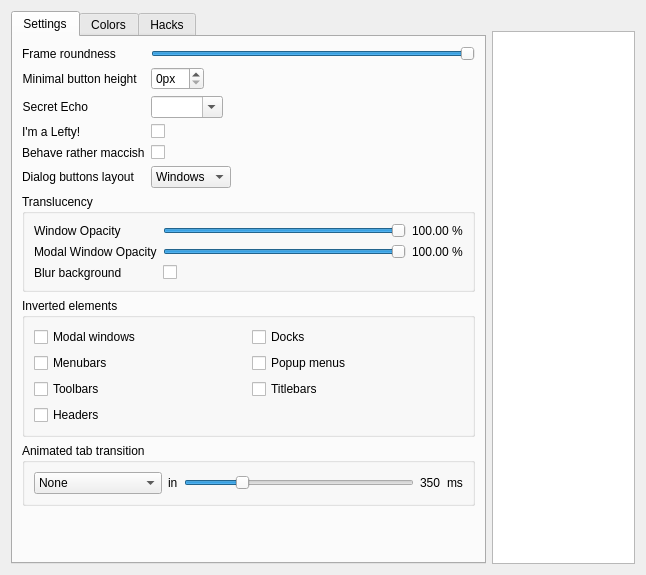
<?xml version="1.0" encoding="UTF-8"?>
<ui version="4.0">
 <class>Config</class>
 <widget class="QWidget" name="Config">
  <property name="geometry">
   <rect>
    <x>0</x>
    <y>0</y>
    <width>646</width>
    <height>575</height>
   </rect>
  </property>
  <property name="sizePolicy">
   <sizepolicy hsizetype="Preferred" vsizetype="Preferred">
    <horstretch>0</horstretch>
    <verstretch>0</verstretch>
   </sizepolicy>
  </property>
  <property name="baseSize">
   <size>
    <width>0</width>
    <height>0</height>
   </size>
  </property>
  <property name="windowTitle">
   <string>Bespin Configuration</string>
  </property>
  <layout class="QHBoxLayout" name="horizontalLayout">
   <item>
    <widget class="QTabWidget" name="tabWidget">
     <property name="currentIndex">
      <number>0</number>
     </property>
     <widget class="QWidget" name="settings">
      <attribute name="title">
       <string>Settings</string>
      </attribute>
      <layout class="QVBoxLayout" name="verticalLayout_3">
       <item>
        <layout class="QFormLayout" name="formLayout_2">
         <property name="fieldGrowthPolicy">
          <enum>QFormLayout::ExpandingFieldsGrow</enum>
         </property>
         <item row="0" column="0">
          <widget class="QLabel" name="label_63">
           <property name="text">
            <string>Frame roundness</string>
           </property>
          </widget>
         </item>
         <item row="0" column="1">
          <widget class="QSlider" name="roundness">
           <property name="maximum">
            <number>40</number>
           </property>
           <property name="pageStep">
            <number>4</number>
           </property>
           <property name="value">
            <number>40</number>
           </property>
           <property name="sliderPosition">
            <number>40</number>
           </property>
           <property name="orientation">
            <enum>Qt::Horizontal</enum>
           </property>
          </widget>
         </item>
         <item row="1" column="0">
          <widget class="QLabel" name="label_41">
           <property name="text">
            <string>Minimal button height </string>
           </property>
           <property name="alignment">
            <set>Qt::AlignRight|Qt::AlignTrailing|Qt::AlignVCenter</set>
           </property>
          </widget>
         </item>
         <item row="1" column="1">
          <widget class="QSpinBox" name="btnMinHeight">
           <property name="suffix">
            <string>px</string>
           </property>
          </widget>
         </item>
         <item row="2" column="0">
          <widget class="QLabel" name="label_17">
           <property name="font">
            <font>
             <weight>50</weight>
             <bold>false</bold>
            </font>
           </property>
           <property name="text">
            <string>Secret Echo</string>
           </property>
           <property name="alignment">
            <set>Qt::AlignRight|Qt::AlignTrailing|Qt::AlignVCenter</set>
           </property>
          </widget>
         </item>
         <item row="2" column="1">
          <widget class="QComboBox" name="pwEchoChar">
           <property name="sizePolicy">
            <sizepolicy hsizetype="Preferred" vsizetype="Fixed">
             <horstretch>0</horstretch>
             <verstretch>0</verstretch>
            </sizepolicy>
           </property>
           <property name="minimumSize">
            <size>
             <width>40</width>
             <height>0</height>
            </size>
           </property>
           <property name="editable">
            <bool>true</bool>
           </property>
           <property name="frame">
            <bool>true</bool>
           </property>
          </widget>
         </item>
         <item row="3" column="0">
          <widget class="QLabel" name="label_54">
           <property name="text">
            <string>I'm a Lefty!</string>
           </property>
          </widget>
         </item>
         <item row="3" column="1">
          <widget class="QCheckBox" name="leftHanded">
           <property name="font">
            <font>
             <weight>50</weight>
             <bold>false</bold>
            </font>
           </property>
           <property name="text">
            <string/>
           </property>
          </widget>
         </item>
         <item row="4" column="0">
          <widget class="QLabel" name="label_53">
           <property name="text">
            <string>Behave rather maccish</string>
           </property>
          </widget>
         </item>
         <item row="4" column="1">
          <widget class="QCheckBox" name="macStyle">
           <property name="font">
            <font>
             <weight>50</weight>
             <bold>false</bold>
            </font>
           </property>
           <property name="text">
            <string/>
           </property>
          </widget>
         </item>
         <item row="5" column="0">
          <widget class="QLabel" name="label_38">
           <property name="text">
            <string>Dialog buttons layout</string>
           </property>
          </widget>
         </item>
         <item row="5" column="1">
          <widget class="QComboBox" name="dialogBtnLayout">
           <item>
            <property name="text">
             <string>Windows</string>
            </property>
           </item>
           <item>
            <property name="text">
             <string>OS X</string>
            </property>
           </item>
           <item>
            <property name="text">
             <string>KDE</string>
            </property>
           </item>
           <item>
            <property name="text">
             <string>Gnome</string>
            </property>
           </item>
          </widget>
         </item>
        </layout>
       </item>
       <item>
        <widget class="QGroupBox" name="groupBox_2">
         <property name="title">
          <string>Translucency</string>
         </property>
         <layout class="QFormLayout" name="formLayout">
          <property name="fieldGrowthPolicy">
           <enum>QFormLayout::ExpandingFieldsGrow</enum>
          </property>
          <item row="0" column="0">
           <widget class="QLabel" name="label">
            <property name="text">
             <string>Window Opacity</string>
            </property>
           </widget>
          </item>
          <item row="0" column="1">
           <layout class="QHBoxLayout" name="horizontalLayout_2">
            <item>
             <widget class="QSlider" name="windowOpacity">
              <property name="minimum">
               <number>100</number>
              </property>
              <property name="maximum">
               <number>255</number>
              </property>
              <property name="singleStep">
               <number>10</number>
              </property>
              <property name="value">
               <number>255</number>
              </property>
              <property name="orientation">
               <enum>Qt::Horizontal</enum>
              </property>
             </widget>
            </item>
            <item>
             <widget class="QLabel" name="windowOpacityLabel">
              <property name="text">
               <string>100.00 %</string>
              </property>
             </widget>
            </item>
           </layout>
          </item>
          <item row="1" column="0">
           <widget class="QLabel" name="label_34">
            <property name="text">
             <string>Modal Window Opacity</string>
            </property>
           </widget>
          </item>
          <item row="1" column="1">
           <layout class="QHBoxLayout" name="_2">
            <item>
             <widget class="QSlider" name="modalOpacity">
              <property name="minimum">
               <number>100</number>
              </property>
              <property name="maximum">
               <number>255</number>
              </property>
              <property name="singleStep">
               <number>10</number>
              </property>
              <property name="value">
               <number>255</number>
              </property>
              <property name="orientation">
               <enum>Qt::Horizontal</enum>
              </property>
             </widget>
            </item>
            <item>
             <widget class="QLabel" name="modalOpacityLabel">
              <property name="text">
               <string>100.00 %</string>
              </property>
             </widget>
            </item>
           </layout>
          </item>
          <item row="2" column="0">
           <widget class="QLabel" name="label_3">
            <property name="text">
             <string>Blur background</string>
            </property>
           </widget>
          </item>
          <item row="2" column="1">
           <widget class="QCheckBox" name="blurTranslucent">
            <property name="text">
             <string/>
            </property>
           </widget>
          </item>
         </layout>
        </widget>
       </item>
       <item>
        <widget class="QGroupBox" name="groupBox">
         <property name="title">
          <string>Inverted elements</string>
         </property>
         <layout class="QGridLayout" name="gridLayout">
          <item row="0" column="0">
           <widget class="QCheckBox" name="invertModals">
            <property name="text">
             <string>Modal windows</string>
            </property>
           </widget>
          </item>
          <item row="0" column="1">
           <widget class="QCheckBox" name="invertDocks">
            <property name="text">
             <string>Docks</string>
            </property>
           </widget>
          </item>
          <item row="1" column="0">
           <widget class="QCheckBox" name="invertMenubars">
            <property name="text">
             <string>Menubars</string>
            </property>
           </widget>
          </item>
          <item row="1" column="1">
           <widget class="QCheckBox" name="invertPopups">
            <property name="text">
             <string>Popup menus</string>
            </property>
           </widget>
          </item>
          <item row="2" column="0">
           <widget class="QCheckBox" name="invertToolbars">
            <property name="text">
             <string>Toolbars</string>
            </property>
           </widget>
          </item>
          <item row="2" column="1">
           <widget class="QCheckBox" name="invertTitlebars">
            <property name="text">
             <string>Titlebars</string>
            </property>
           </widget>
          </item>
          <item row="3" column="0">
           <widget class="QCheckBox" name="invertHeaders">
            <property name="text">
             <string>Headers</string>
            </property>
           </widget>
          </item>
         </layout>
        </widget>
       </item>
       <item>
        <widget class="QGroupBox" name="tabTransitionGroup">
         <property name="title">
          <string>Animated tab transition</string>
         </property>
         <property name="flat">
          <bool>true</bool>
         </property>
         <layout class="QGridLayout" name="gridLayout_5">
          <item row="0" column="0">
           <widget class="QComboBox" name="tabTransition">
            <property name="sizePolicy">
             <sizepolicy hsizetype="MinimumExpanding" vsizetype="Fixed">
              <horstretch>0</horstretch>
              <verstretch>0</verstretch>
             </sizepolicy>
            </property>
            <item>
             <property name="text">
              <string>None</string>
             </property>
            </item>
            <item>
             <property name="text">
              <string>Scanline blend</string>
             </property>
            </item>
            <item>
             <property name="text">
              <string>Slide in</string>
             </property>
            </item>
            <item>
             <property name="text">
              <string>Slide out</string>
             </property>
            </item>
            <item>
             <property name="text">
              <string>Roll in</string>
             </property>
            </item>
            <item>
             <property name="text">
              <string>Roll out</string>
             </property>
            </item>
            <item>
             <property name="text">
              <string>Open vertically</string>
             </property>
            </item>
            <item>
             <property name="text">
              <string>Close vertically</string>
             </property>
            </item>
            <item>
             <property name="text">
              <string>Open horizontally</string>
             </property>
            </item>
            <item>
             <property name="text">
              <string>Close horizontally</string>
             </property>
            </item>
            <item>
             <property name="text">
              <string>Crossfade</string>
             </property>
            </item>
            <item>
             <property name="text">
              <string>Slide</string>
             </property>
            </item>
            <item>
             <property name="text">
              <string>Roll</string>
             </property>
            </item>
            <item>
             <property name="text">
              <string>Door</string>
             </property>
            </item>
           </widget>
          </item>
          <item row="0" column="1">
           <widget class="QLabel" name="label_2">
            <property name="text">
             <string>in</string>
            </property>
           </widget>
          </item>
          <item row="0" column="2">
           <widget class="QSlider" name="tabAnimDuration">
            <property name="sizePolicy">
             <sizepolicy hsizetype="Expanding" vsizetype="Fixed">
              <horstretch>1</horstretch>
              <verstretch>0</verstretch>
             </sizepolicy>
            </property>
            <property name="minimum">
             <number>150</number>
            </property>
            <property name="maximum">
             <number>1000</number>
            </property>
            <property name="singleStep">
             <number>50</number>
            </property>
            <property name="pageStep">
             <number>100</number>
            </property>
            <property name="value">
             <number>350</number>
            </property>
            <property name="orientation">
             <enum>Qt::Horizontal</enum>
            </property>
            <property name="tickPosition">
             <enum>QSlider::NoTicks</enum>
            </property>
            <property name="tickInterval">
             <number>50</number>
            </property>
           </widget>
          </item>
          <item row="0" column="3">
           <widget class="QLabel" name="label_5">
            <property name="text">
             <string>350</string>
            </property>
           </widget>
          </item>
          <item row="0" column="4">
           <widget class="QLabel" name="label_6">
            <property name="text">
             <string>ms</string>
            </property>
           </widget>
          </item>
         </layout>
        </widget>
       </item>
       <item>
        <spacer name="verticalSpacer_5">
         <property name="orientation">
          <enum>Qt::Vertical</enum>
         </property>
         <property name="sizeHint" stdset="0">
          <size>
           <width>20</width>
           <height>171</height>
          </size>
         </property>
        </spacer>
       </item>
      </layout>
     </widget>
     <widget class="QWidget" name="colors">
      <attribute name="title">
       <string>Colors</string>
      </attribute>
      <layout class="QGridLayout" name="gridLayout_2" rowstretch="0,0,0,0,0,1">
       <item row="2" column="1">
        <widget class="QLabel" name="role_highlightedText">
         <property name="acceptDrops">
          <bool>true</bool>
         </property>
         <property name="autoFillBackground">
          <bool>true</bool>
         </property>
         <property name="frameShape">
          <enum>QFrame::StyledPanel</enum>
         </property>
         <property name="text">
          <string>Highlighted Text</string>
         </property>
         <property name="alignment">
          <set>Qt::AlignCenter</set>
         </property>
         <property name="margin">
          <number>8</number>
         </property>
         <property name="textInteractionFlags">
          <set>Qt::NoTextInteraction</set>
         </property>
        </widget>
       </item>
       <item row="2" column="0">
        <widget class="QLabel" name="role_highlight">
         <property name="acceptDrops">
          <bool>true</bool>
         </property>
         <property name="autoFillBackground">
          <bool>true</bool>
         </property>
         <property name="frameShape">
          <enum>QFrame::StyledPanel</enum>
         </property>
         <property name="text">
          <string>Highlight</string>
         </property>
         <property name="alignment">
          <set>Qt::AlignCenter</set>
         </property>
         <property name="margin">
          <number>8</number>
         </property>
         <property name="textInteractionFlags">
          <set>Qt::NoTextInteraction</set>
         </property>
        </widget>
       </item>
       <item row="5" column="0" colspan="2">
        <spacer name="verticalSpacer">
         <property name="orientation">
          <enum>Qt::Vertical</enum>
         </property>
         <property name="sizeHint" stdset="0">
          <size>
           <width>20</width>
           <height>40</height>
          </size>
         </property>
        </spacer>
       </item>
       <item row="0" column="0" colspan="2">
        <widget class="QLabel" name="label_67">
         <property name="enabled">
          <bool>false</bool>
         </property>
         <property name="text">
          <string>&lt;h2&gt;Drag and Drop colors on the roles&lt;/h2&gt;(Colors are not applied to running applications)</string>
         </property>
         <property name="alignment">
          <set>Qt::AlignCenter</set>
         </property>
        </widget>
       </item>
       <item row="1" column="0">
        <widget class="QLabel" name="role_window">
         <property name="acceptDrops">
          <bool>true</bool>
         </property>
         <property name="autoFillBackground">
          <bool>true</bool>
         </property>
         <property name="frameShape">
          <enum>QFrame::StyledPanel</enum>
         </property>
         <property name="text">
          <string>Background</string>
         </property>
         <property name="alignment">
          <set>Qt::AlignCenter</set>
         </property>
         <property name="margin">
          <number>8</number>
         </property>
         <property name="textInteractionFlags">
          <set>Qt::NoTextInteraction</set>
         </property>
        </widget>
       </item>
       <item row="1" column="1">
        <widget class="QLabel" name="role_windowText">
         <property name="acceptDrops">
          <bool>true</bool>
         </property>
         <property name="autoFillBackground">
          <bool>true</bool>
         </property>
         <property name="frameShape">
          <enum>QFrame::StyledPanel</enum>
         </property>
         <property name="text">
          <string>Foreground</string>
         </property>
         <property name="alignment">
          <set>Qt::AlignCenter</set>
         </property>
         <property name="margin">
          <number>8</number>
         </property>
         <property name="textInteractionFlags">
          <set>Qt::NoTextInteraction</set>
         </property>
        </widget>
       </item>
       <item row="4" column="1">
        <widget class="QPushButton" name="colorButton">
         <property name="text">
          <string>Color dialog</string>
         </property>
        </widget>
       </item>
       <item row="3" column="0" colspan="2">
        <spacer name="verticalSpacer_10">
         <property name="orientation">
          <enum>Qt::Vertical</enum>
         </property>
         <property name="sizeHint" stdset="0">
          <size>
           <width>20</width>
           <height>40</height>
          </size>
         </property>
        </spacer>
       </item>
      </layout>
     </widget>
     <widget class="QWidget" name="hacks">
      <attribute name="title">
       <string>Hacks</string>
      </attribute>
      <layout class="QVBoxLayout" name="verticalLayout_2">
       <item>
        <widget class="QCheckBox" name="lockToolbars">
         <property name="text">
          <string>QToolBar: lock positions (configurable by Ctrl+&quot;right mouse button&quot;)</string>
         </property>
        </widget>
       </item>
       <item>
        <widget class="QCheckBox" name="lockDocks">
         <property name="text">
          <string>QDockWidget: lock positions (toggles on Ctrl+Alt+D)</string>
         </property>
        </widget>
       </item>
       <item>
        <widget class="QCheckBox" name="hackFixGwenview">
         <property name="text">
          <string>Gwenview: Fix thumbview</string>
         </property>
         <property name="checked">
          <bool>true</bool>
         </property>
        </widget>
       </item>
       <item>
        <widget class="QCheckBox" name="konsoleScanlines">
         <property name="enabled">
          <bool>false</bool>
         </property>
         <property name="text">
          <string>Konsole: &quot;A terminal without scanlines is no real terminal at all!&quot; ;-)</string>
         </property>
        </widget>
       </item>
       <item>
        <widget class="QCheckBox" name="kTitleWidgets">
         <property name="text">
          <string>Override KTitleWidget look</string>
         </property>
        </widget>
       </item>
       <item>
        <widget class="QCheckBox" name="hackWindowMove">
         <property name="text">
          <string>Allow easy window dragging by clicking empty spaces (X11 only)</string>
         </property>
        </widget>
       </item>
       <item>
        <widget class="QCheckBox" name="hackPanning">
         <property name="text">
          <string>Allow panning of some viewports</string>
         </property>
        </widget>
       </item>
       <item>
        <widget class="QCheckBox" name="suspendFsVideoCompositing">
         <property name="text">
          <string>Suspend KWin compositing for SMplayer, VLC &amp; DragonPlayer in fullscreen mode</string>
         </property>
        </widget>
       </item>
       <item>
        <widget class="QCheckBox" name="hackPowerdevilOSD">
         <property name="text">
          <string>Suppress Powerdevil Brightness OSD</string>
         </property>
        </widget>
       </item>
       <item>
        <spacer name="verticalSpacer_2">
         <property name="orientation">
          <enum>Qt::Vertical</enum>
         </property>
         <property name="sizeHint" stdset="0">
          <size>
           <width>20</width>
           <height>40</height>
          </size>
         </property>
        </spacer>
       </item>
      </layout>
     </widget>
    </widget>
   </item>
   <item>
    <layout class="QVBoxLayout" name="verticalLayout">
     <item>
      <widget class="QLabel" name="logo">
       <property name="text">
        <string/>
       </property>
       <property name="alignment">
        <set>Qt::AlignCenter</set>
       </property>
      </widget>
     </item>
     <item>
      <widget class="QTextBrowser" name="info"/>
     </item>
    </layout>
   </item>
  </layout>
 </widget>
 <resources/>
 <connections>
  <connection>
   <sender>tabAnimDuration</sender>
   <signal>valueChanged(int)</signal>
   <receiver>label_5</receiver>
   <slot>setNum(int)</slot>
   <hints>
    <hint type="sourcelabel">
     <x>365</x>
     <y>431</y>
    </hint>
    <hint type="destinationlabel">
     <x>390</x>
     <y>435</y>
    </hint>
   </hints>
  </connection>
 </connections>
</ui>
